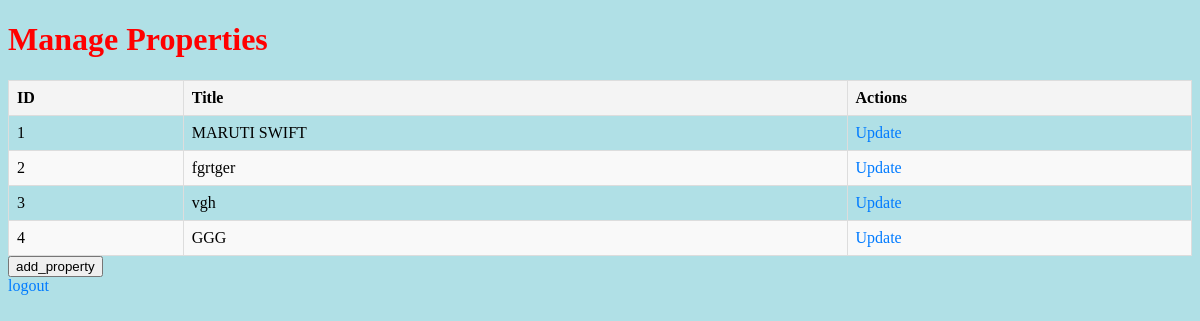
/manage_property/ (signed in), run on an earlier commit of the app's database.
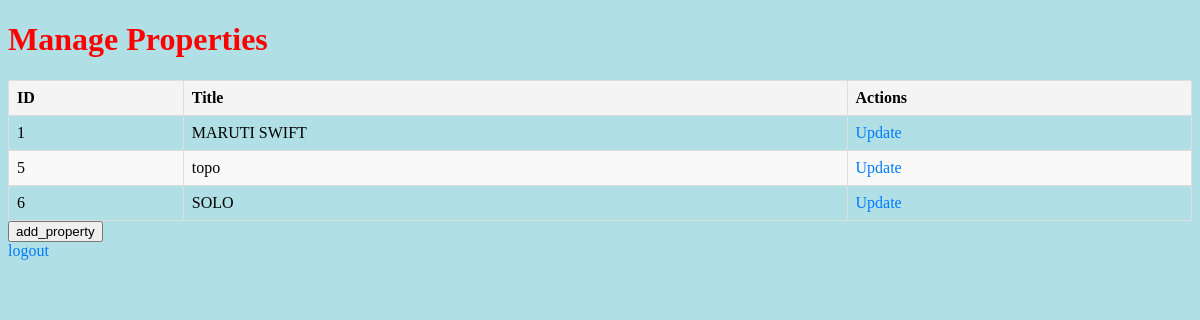
And on a later commit of the database.
### app1/models.py (models this page shows, shortened)
class Property(models.Model):
    owner = models.ForeignKey(User, on_delete=models.CASCADE, related_name='properties')
    title = models.CharField(max_length=200)
    address = models.TextField()
    description = models.TextField()
    rent_amount = models.DecimalField(max_digits=10, decimal_places=2)
    available_date = models.DateField()
    image = models.ImageField(default='hh.png')

### app1/views.py (the view)
# urls.py: path('manage_property/', views.manage_property, name='manage_property'),
@login_required
def manage_property(request):
    properties = Property.objects.all()
    return render(request, 'manage_property.html', {'properties': properties})

### app1/templates/manage_property.html (shortened to what this page needs)
<!DOCTYPE html>
<html>
<head>
</head>
<body>
    <h1>Manage Properties</h1>
    <table>
        <thead>
            <tr>
                <th>ID</th>
                <th>Title</th>
                <th>Actions</th>
            </tr>
        </thead>
        <tbody>
            {% for property in properties %}
            <tr>
                <td>{{ property.id }}</td>
                <td>{{ property.title }}</td>
                <td>
                    <a href="{% url 'update' property.id %}">Update</a>
                </td>
            </tr>
            {% empty %}
            <tr>
                <td colspan="3">No properties found.</td>
            </tr>
            {% endfor %}
        </tbody>
    </table>
    <div>
        <a href="{% url 'add_property' %}"><button type="submit">add_property</button></a>
    </div>
    <td>
        <a href="{% url 'logout' %}">logout</a>
    </td>
</body>
</html>

### app1/templates/manage_property.html (style rules this page uses)
body { background-color: powderblue; }
h1 { color: red; }
table { width: 100%; border-collapse: collapse; }
th, td { border: 1px solid #ddd; padding: 8px; text-align: left; }
th { background-color: #f4f4f4; }
tr:nth-child(even) { background-color: #f9f9f9; }
a { color: #007bff; text-decoration: none; }

What changed in the data, as far as the page shows it:
removed Property: id "2", title "fgrtger"
removed Property: id "3", title "vgh"
removed Property: id "4", title "GGG"
added Property: id "5", title "topo"
added Property: id "6", title "SOLO"
